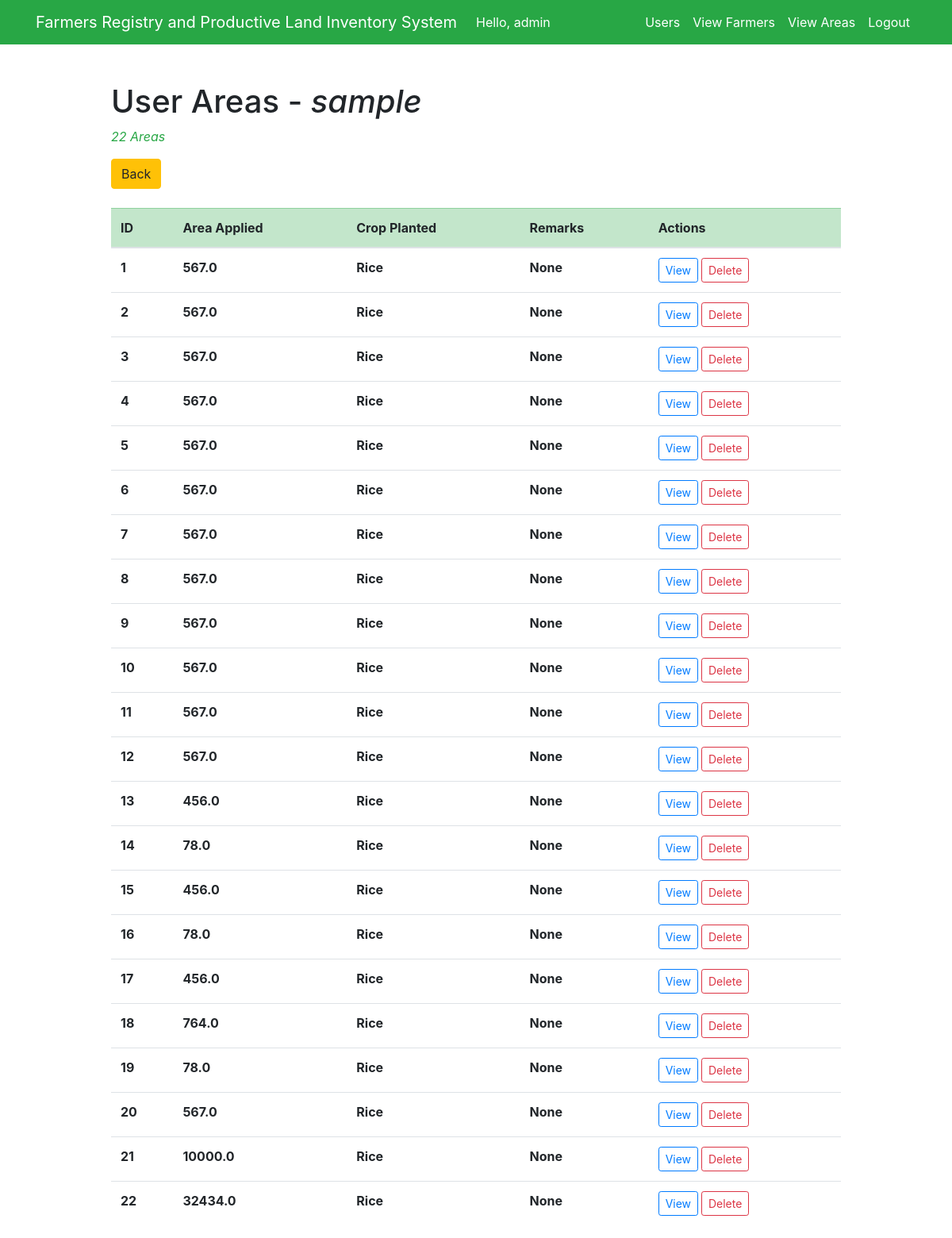
The page /dashboard/viewuser/1 (signed in) on the database as committed earlier.
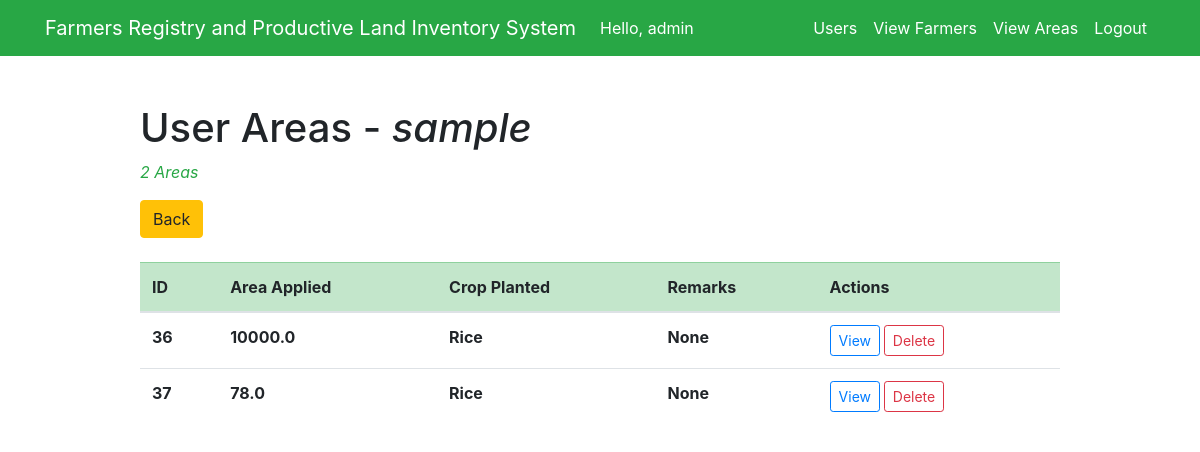
The same page on the database as committed later.
### test_app/models.py (models this page shows)
class UsersAreaInfo(models.Model):
    RICE = 'Rice'
    CORN = 'Corn'
    SUGARCANE = 'Sugarcane'
    PLANTED = [
        (RICE, 'Rice'),
        (CORN, 'Corn'),
        (SUGARCANE, 'Sugarcane'),
    ]
    farmer_id = models.ForeignKey(Farmer, models.CASCADE, db_column='farmer_id')
    total_area = models.FloatField()
    crop_planted = models.CharField(max_length=9, choices=PLANTED, default=RICE, blank=True, null=True)
    remarks = models.CharField(max_length=100, blank=True, null=True)
    sketch_plan = models.FileField(upload_to='documents_sp/', max_length=254, blank=True)
    map = models.FileField(upload_to='documents_map/', max_length=254, blank=True)
    google_earth = models.FileField(upload_to='documents_ge/', max_length=254, blank=True)
    area_coordinates = models.FileField(upload_to='documents_coordinates/', max_length=254, blank=True)
    profile_field = models.CharField(max_length=250)
    soil_ph = models.IntegerField()
    region = models.CharField(max_length=200)
    province = models.CharField(max_length=200)
    muncity = models.CharField(max_length=200)
    brgy = models.CharField(max_length=200)

### test_app/views.py (the view)
# urls.py: path('dashboard/viewuser/<int:pk>', views.view_user, name='view_user'),
@login_required(login_url='/')
def view_user(request, pk):
    if request.method == 'GET':
        profile_info = get_object_or_404(Farmer, id=pk)
        user_areas = UsersAreaInfo.objects.filter(farmer_id=pk)
        context = {
            'user_areas': user_areas,
            'profile': profile_info,
        }
        return render(request, 'test_app/viewuser.html', context)
    else:
        pass

### test_app/templates/test_app/viewuser.html
{% extends 'test_app/base.html' %}
{% block content %}
<div class="row justify-content-center mt-5">
    <div class="col-md-10">
        <h1>User Areas - <em>{{ profile.first_name }}</em></h1>
        {% if user_areas %}
            <p class="card-text text-success"><em>{{ user_areas.count }} Area{{ user_areas.count|pluralize }}</em></p>
        {% else %}
            <p class="card-text text-danger"><em>No Areas</em></p>
        {% endif %}
        <a type="button" class="btn btn-warning" href="{% url 'user_dashboard' %}">Back</a>
        <br><br>
        <table class="table table-hover table-stripped table-responsive-md">
            <thead class="table-success">
                <tr>
                    <th scope="col">ID</th>
                    <th scope="col">Area Applied</th>
                    <th scope="col">Crop Planted</th>
                    <th scope="col">Remarks</th>
                    <th scope="col" align="center">Actions</th>
                </tr>
            </thead>
            <tbody>
                {% for area in user_areas %}
                    <tr>
                        <th scope="row">{{ area.id }}</th>
                        <th>{{ area.total_area }}</th>
                        <th>{{ area.crop_planted }}</th>
                        <th>{{ area.remarks }}</th>
                        {% if user.is_superuser %}
                            <th><a type="button" class="btn btn-outline-primary btn-sm text-primary" href="{% url 'view_area_admin' area.id %}">View</a>&nbsp;<a type="button" class="btn btn-outline-danger btn-sm text-danger">Delete</a></th>
                        {% else %}
                            <th><a type="button" class="btn btn-outline-primary btn-sm text-primary" href="{% url 'view_area' area.id %}">View</a>&nbsp;<a type="button" class="btn btn-outline-danger btn-sm text-danger">Delete</a></th>
                        {% endif %}
                    </tr>
                {% endfor %}
            </tbody>
        </table>
    </div>
</div>
{% endblock %}

Rows that differ between the two databases and show on the page:
removed UsersAreaInfo: id "1", total_area "567.0", crop_planted "Rice", remarks "None"
removed UsersAreaInfo: id "2", total_area "567.0", crop_planted "Rice", remarks "None"
removed UsersAreaInfo: id "3", total_area "567.0", crop_planted "Rice", remarks "None"
removed UsersAreaInfo: id "4", total_area "567.0", crop_planted "Rice", remarks "None"
removed UsersAreaInfo: id "5", total_area "567.0", crop_planted "Rice", remarks "None"
removed UsersAreaInfo: id "6", total_area "567.0", crop_planted "Rice", remarks "None"
removed UsersAreaInfo: id "7", total_area "567.0", crop_planted "Rice", remarks "None"
removed UsersAreaInfo: id "8", total_area "567.0", crop_planted "Rice", remarks "None"
removed UsersAreaInfo: id "9", total_area "567.0", crop_planted "Rice", remarks "None"
removed UsersAreaInfo: id "10", total_area "567.0", crop_planted "Rice", remarks "None"
removed UsersAreaInfo: id "11", total_area "567.0", crop_planted "Rice", remarks "None"
removed UsersAreaInfo: id "12", total_area "567.0", crop_planted "Rice", remarks "None"
removed UsersAreaInfo: id "13", total_area "456.0", crop_planted "Rice", remarks "None"
removed UsersAreaInfo: id "14", total_area "78.0", crop_planted "Rice", remarks "None"
removed UsersAreaInfo: id "15", total_area "456.0", crop_planted "Rice", remarks "None"
removed UsersAreaInfo: id "16", total_area "78.0", crop_planted "Rice", remarks "None"
removed UsersAreaInfo: id "17", total_area "456.0", crop_planted "Rice", remarks "None"
removed UsersAreaInfo: id "18", total_area "764.0", crop_planted "Rice", remarks "None"
removed UsersAreaInfo: id "19", total_area "78.0", crop_planted "Rice", remarks "None"
removed UsersAreaInfo: id "20", total_area "567.0", crop_planted "Rice", remarks "None"
removed UsersAreaInfo: id "21", total_area "10000.0", crop_planted "Rice", remarks "None"
removed UsersAreaInfo: id "22", total_area "32434.0", crop_planted "Rice", remarks "None"
added UsersAreaInfo: id "36", total_area "10000.0", crop_planted "Rice", remarks "None"
added UsersAreaInfo: id "37", total_area "78.0", crop_planted "Rice", remarks "None"
Other text that changed with them:
{{ user_areas.count }}: "22" → "2"
